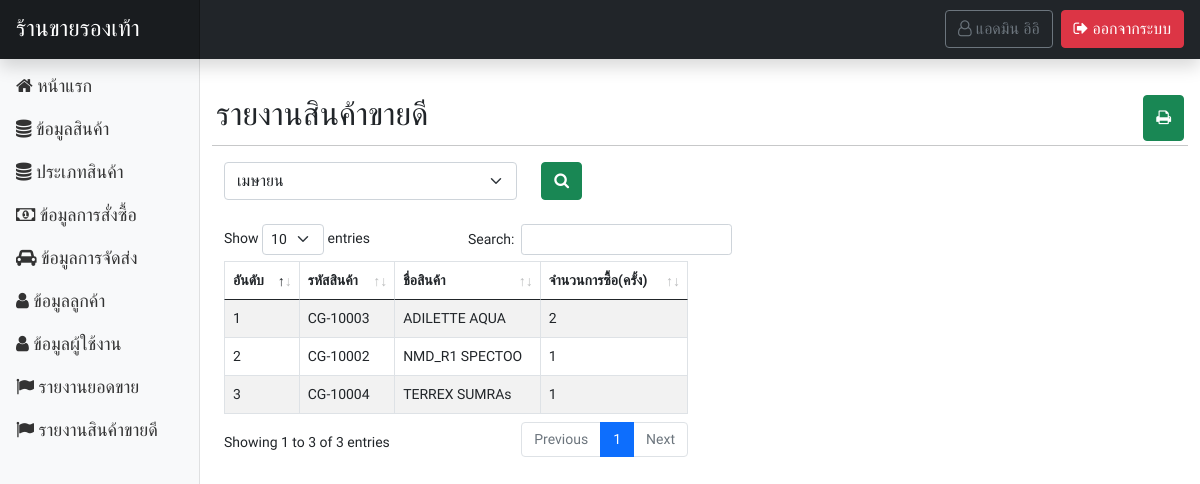
The app's page /page-admin/report_bestsell.php?month=04 (signed in), older data.
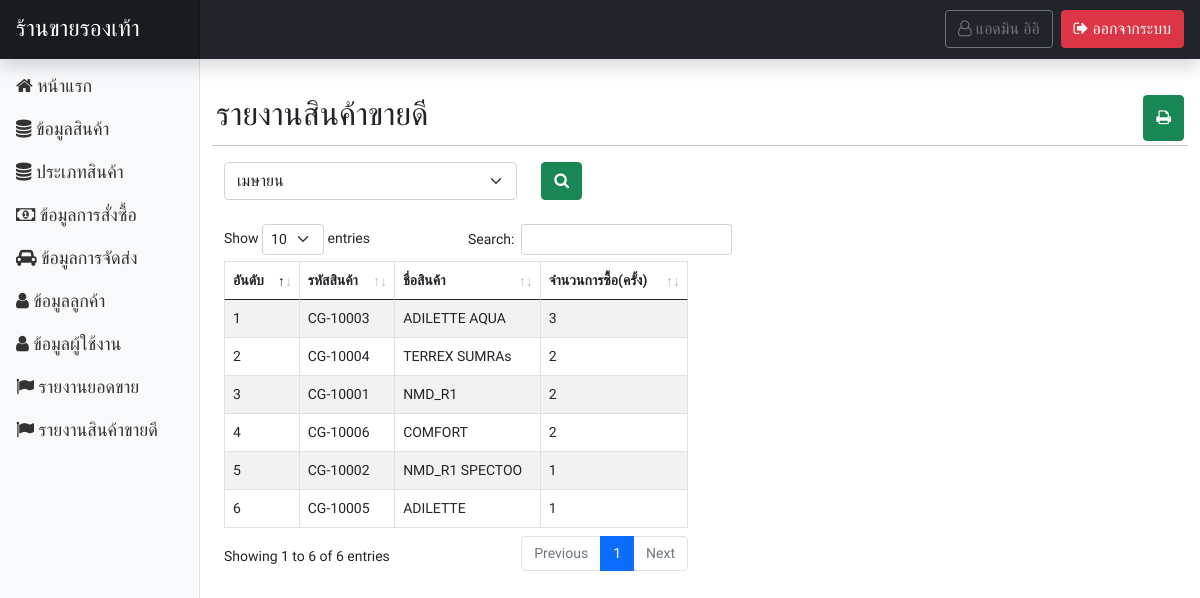
The same page, newer data.
### tables this page shows
CREATE TABLE `tbl_payment_list` (
  `pl_id` int(50) NOT NULL,
  `pl_pm_code` varchar(255) NOT NULL,
  `pl_cg_id` varchar(255) NOT NULL,
  `pl_amount` varchar(255) NOT NULL
);

CREATE TABLE `tbl_cargo` (
  `cg_id` int(20) NOT NULL,
  `cg_code` varchar(255) NOT NULL,
  `cg_name` varchar(255) NOT NULL,
  `cg_detail` text NOT NULL,
  `cg_img` varchar(255) NOT NULL,
  `cg_type_id` varchar(50) NOT NULL,
  `cg_unit` varchar(50) NOT NULL,
  `cg_price` varchar(50) NOT NULL,
  `cg_amount` varchar(50) NOT NULL,
  `cg_view` varchar(50) NOT NULL DEFAULT '0'
);

### functions.php (called while the page is built, shortened)
<?php
class ConnectDB
{
    protected $db;
    function __construct()
    {
        $DB_HOST = "localhost";
        $DB_USER = "root";
        $DB_PASS = "";
        $DB_NAME = "stoe_store";
        $con = new mysqli($DB_HOST, $DB_USER, $DB_PASS, $DB_NAME);
        $con->set_charset("utf8");
        $this->db = $con;
    }
    function query($data)
    {
        $result = $this->db->query($data);
        if ($result == true) {
            return $result;
        } else {
            echo "Error to query.!!";
        }
    }
}
class User extends ConnectDB
{
    function userGetById($id)
    {
        $result = $this->db->query("SELECT * FROM tbl_user WHERE u_id = '$id' ");
        $row = $result->fetch_all(MYSQLI_ASSOC);
        return $row;
    }
}
function NameMonth()
{
    $monthList = [
        "01" => "มกราคม",
        "02" => "กุมภาพันธ์",
        "03" => "มีนาคม",
        "04" => "เมษายน",
        "05" => "พฤษภาคม",
        "06" => "มิถุนายน",
        "07" => "กรกฎาคม",
        "08" => "สิงหาคม",
        "09" => "กันยายน",
        "10" => "ตุลาคม",
        "11" => "พฤศจิกายน",
        "12" => "ธันวาคม",
    ];
    return $monthList;
}

### page-admin/report_bestsell.php (the view, shortened to what this page needs)
<?php include('header.php'); ?>
</head>
<body>
    <?php
    $obj = new ConnectDB();
    if (isset($_GET['month']) && !empty($_GET['month'])) {
        $result = $obj->query("SELECT *,COUNT(cg.cg_code*pl_amount) as total FROM tbl_payment_list as pl INNER JOIN tbl_payment as pm ON pl.pl_pm_code = pm.pm_code INNER JOIN tbl_cargo as cg ON pl.pl_cg_id = cg.cg_id WHERE MONTH(pm.pm_date) = '" . $_GET['month'] . "' GROUP BY cg.cg_code ORDER BY total DESC ");
    }
    ?>
    <?php include('navbar.php'); ?>
    <div class="container-fluid">
        <div class="row my-4">
            <?php include('sidebar.php'); ?>
            <main class="col-md-9 ms-sm-auto col-lg-10 px-md-4">
                <div class="row mt-2">
                    <div class="d-flex justify-content-between align-content-center p-1">
                        <h2>รายงานสินค้าขายดี
                            <?php $i = 1; ?>
                        </h2>
                        <button onclick="window.print()" class="btn btn-success no-print"><i class="fa fa-print"></i> </button>
                    </div>
                    <hr>
                    <div class="row mb-4">
                        <div class="col-md-12">
                            <form action="" method="GET">
                                <div class="row">
                                    <div class="col-md-4">
                                        <select class="form-select no-print" name="month">
                                            <?php foreach (NameMonth() as $key => $value) { ?>
                                                <option value="<?= $key; ?>" <?php if (isset($_GET['month']) && $_GET['month'] == $key) {
                                                                                echo "selected";
                                                                            } ?>><?= $value; ?></option>
                                            <?php } ?>
                                        </select>
                                    </div>
                                    <div class="col-md-4">
                                        <button type="submit" name="submit" value="search" class="btn btn-success no-print"><i class="fa fa-search" aria-hidden="true"></i></button>
                                    </div>
                                </div>
                            </form>
                        </div>
                    </div>
                    <?php if (isset($result) && $result->num_rows > 0) { ?>
                        <div class="col-md-6">
                            <table id="dtb" class="table table-striped table-bordered mt-5" style="width:100%">
                                <thead>
                                    <tr>
                                        <th>อันดับ</th>
                                        <th>รหัสสินค้า</th>
                                        <th>ชื่อสินค้า</th>
                                        <th>จำนวนการซื้อ(ครั้ง)</th>
                                    </tr>
                                </thead>
                                <tbody>
                                    <?php while ($row = $result->fetch_array()) { ?>
                                        <tr>
                                            <td><?= $i++; ?></td>
                                            <td><?= $row['cg_code'] ?></td>
                                            <td><?= $row['cg_name'] ?></td>
                                            <td><?= $row['total']; ?></td>
                                        </tr>
                                    <?php } ?>
                                </tbody>
                            </table>
                        </div>
                    <?php } ?>
                </div>
            </main>
        </div>
    </div>
    <?php include('call_datatable.php'); ?>
</body>
</html>

Row changes from the older to the newer data that the page shows:
computed for tbl_payment_list "CG-10003": total "2" → "3"
shown differently, row unchanged: tbl_payment_list "CG-10004": total "1" → "2"; moves up the list
added tbl_payment_list: tbl_cargo.cg_code "CG-10001", tbl_cargo.cg_name "NMD_R1", total "2"
added tbl_payment_list: tbl_cargo.cg_code "CG-10006", tbl_cargo.cg_name "COMFORT", total "2"
added tbl_payment_list: tbl_cargo.cg_code "CG-10005", tbl_cargo.cg_name "ADILETTE", total "1"
Text that changed along with them:
text written by a page script: "Show entries Search: Showing 1 to 3 of 3 entries Previous 1 Next" → "Show entries Search: Showing 1 to 6 of 6 entries Previous 1 Next"
